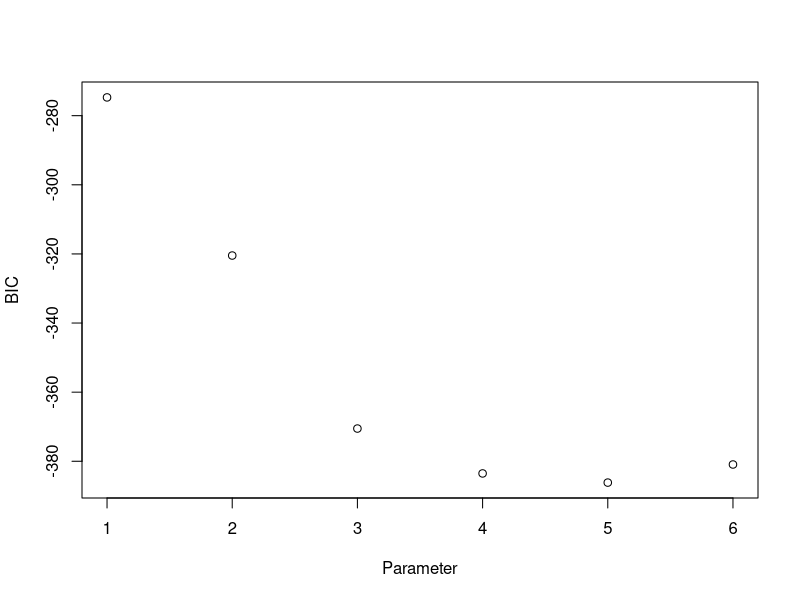
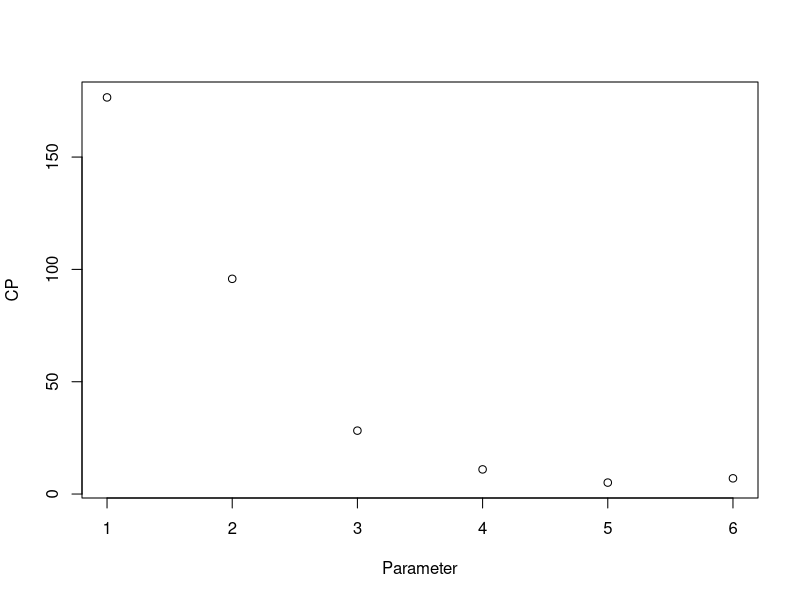

Source code (R) for these figures, in order:
## ---- chunk 1
library(MASS)
library(tidyverse)
library(caret)
library(leaps)
# inspect data
sample_n(cpus,5)
## ---- chunk 2
models <- regsubsets(perf~syct + mmin + mmax + cach + chmin + chmax, data = cpus, nvmax = 6)
summary(models)
## ---- chunk 3
res.sum <- summary(models)
res.sum$cp
res.sum$bic

data.frame(
  Adj.R2 = which.max(res.sum$adjr2),
  CP = which.min(res.sum$cp),
  BIC = which.min(res.sum$bic)
)
## ---- chunk 4
plot(res.sum$bic, xlab="Parameter", ylab="BIC")
plot(res.sum$cp, xlab="Parameter", ylab="CP")
## ---- chunk 5
library(MASS)
full.model <- lm(perf ~syct + mmin + mmax + cach + chmin + chmax, data = cpus)
full.model
## ---- chunk 6
step.model <- stepAIC(full.model, direction = "both",trace = FALSE)
summary(step.model)  
models <- regsubsets(perf ~syct + mmin + mmax + cach + chmin + chmax, data = cpus,
                     nvmax = 6,
                     method = "seqrep")
summary(models)

## ---- chunk 7
# Set seed for reproducibility
set.seed(123)
# Set up repeated k-fold cross-validation
train.control <- trainControl(method = "cv", number = 6)
# Train the model
step.model <- train(perf ~syct + mmin + mmax + cach + chmin + chmax, data = cpus,
                    method = "leapBackward", 
                    tuneGrid = data.frame(nvmax = 1:5),
                    trControl = train.control)
step.model$results
## ---- chunk 8
